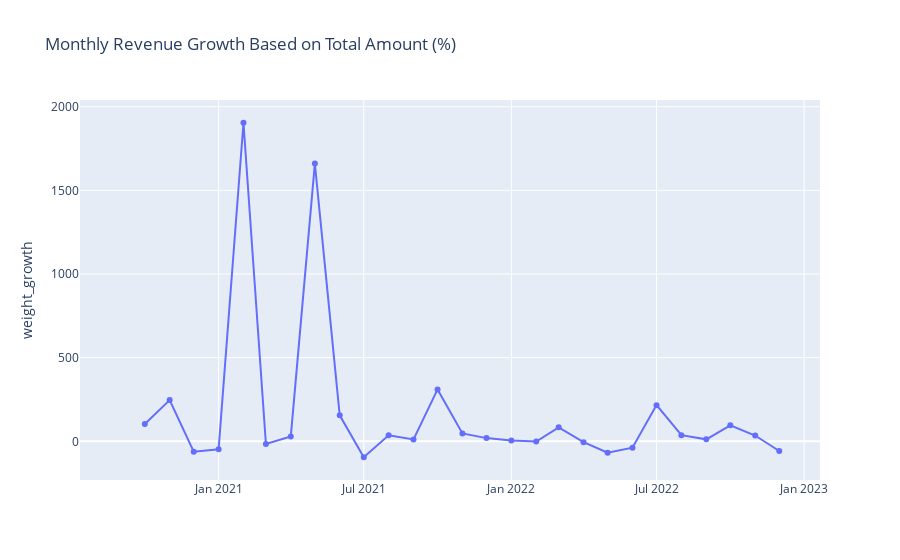

The code cell stored with this chart in its notebook:
### Code cell
monthly_revenue(df_growth,'weight_growth', 'Monthly Revenue Growth Based on Total Amount (%)')

### Figure 1 — Plotly figure (JSON) as saved in the notebook; plotly's stock layout.template omitted (floating-point values rounded to 4 significant figures)
{"data": [{"mode": "lines+markers", "name": "weight_growth", "type": "scatter", "x": ["2020-09", "2020-10", "2020-11", "2020-12", "2021-01", "2021-02", "2021-03", "2021-04", "2021-05", "2021-06", "2021-07", "2021-08", "2021-09", "2021-10", "2021-11", "2021-12", "2022-01", "2022-02", "2022-03", "2022-04", "2022-05", "2022-06", "2022-07", "2022-08", "2022-09", "2022-10", "2022-11", "2022-12"], "y": [null, 103.0, 246.2, -62.61, -47.36, 1904.0, -15.9, 29.28, 1660.0, 155.1, -95.37, 35.59, 11.06, 310.0, 47.17, 18.97, 4.806, -1.109, 83.32, -5.098, -68.37, -38.17, 216.2, 36.59, 11.68, 95.38, 34.55, -57.85]}], "layout": {"title": {"text": "Monthly Revenue Growth Based on Total Amount (%)"}, "yaxis": {"title": {"text": "weight_growth"}}}}
